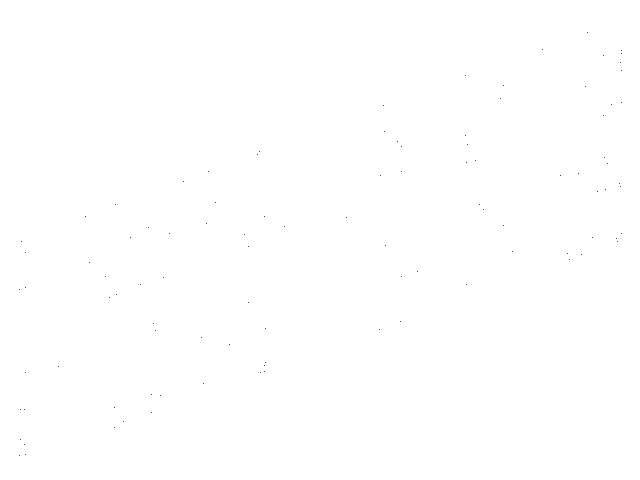
Frame 1 (no input)
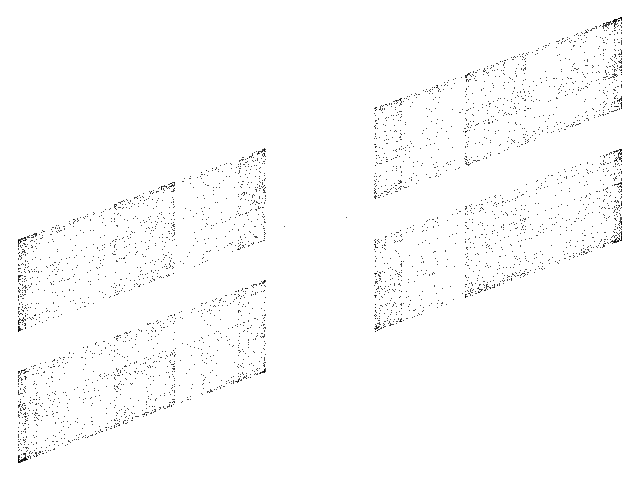
Frame 60 (the mouse pressed at the canvas centre just before this capture)
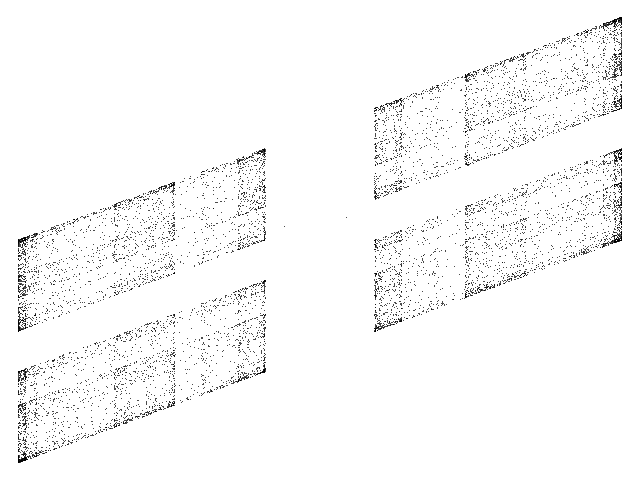
Frame 120 (the mouse held since frame 60 and released just before this capture)

The Processing sketch that drew these frames (run headless with seeded random() and noise(); from frame 60 on, the mouse is pressed at the canvas centre):

// Processing sketch: Standard
// ── Standard.pde
// Standard chaotic map //

  float x = 0.1;
  float y = 0.1;
  float k = 3.76;

void setup() {
  
  size(640, 480);
  background(255);
  
}

void draw() {
  
  for (int i=0;i<100;i++) {
    
    float nx = x;
    float ny = y;
        
    x = nx + ny;
    y = - ny - k * sin(nx);
  
    point(320+(130*x), 240+(48*y));
        
  }

}
